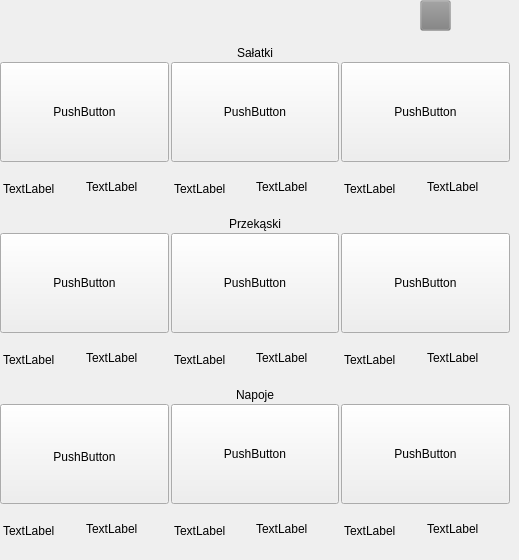
      <widget class="QWidget" name="page_14">
       <widget class="QWidget" name="layoutWidget_3">
        <property name="geometry">
         <rect>
          <x>0</x>
          <y>40</y>
          <width>510</width>
          <height>511</height>
         </rect>
        </property>
        <layout class="QVBoxLayout" name="verticalLayout_75">
         <property name="spacing">
          <number>2</number>
         </property>
         <item alignment="Qt::AlignHCenter">
          <widget class="QLabel" name="label_93">
           <property name="maximumSize">
            <size>
             <width>16777215</width>
             <height>20</height>
            </size>
           </property>
           <property name="styleSheet">
            <string notr="true">	font: 450 11pt &quot;Cascadia Code SemiLight&quot;;
	padding-top: 5px;</string>
           </property>
           <property name="text">
            <string>Sałatki</string>
           </property>
          </widget>
         </item>
         <item>
          <layout class="QHBoxLayout" name="horizontalLayout_46">
           <item>
            <layout class="QVBoxLayout" name="verticalLayout_100">
             <item>
              <widget class="QPushButton" name="product10Btn">
               <property name="minimumSize">
                <size>
                 <width>0</width>
                 <height>100</height>
                </size>
               </property>
               <property name="maximumSize">
                <size>
                 <width>16777215</width>
                 <height>500</height>
                </size>
               </property>
               <property name="text">
                <string>PushButton</string>
               </property>
              </widget>
             </item>
             <item>
              <layout class="QHBoxLayout" name="horizontalLayout_2">
               <item>
                <widget class="QLabel" name="SaladName_1">
                 <property name="maximumSize">
                  <size>
                   <width>16777215</width>
                   <height>15</height>
                  </size>
                 </property>
                 <property name="styleSheet">
                  <string notr="true">	font: 350 9pt &quot;Cascadia Code SemiLight&quot;;
	padding-top: 5px;</string>
                 </property>
                 <property name="text">
                  <string>TextLabel</string>
                 </property>
                </widget>
               </item>
               <item>
                <widget class="QLabel" name="SaladCost_1">
                 <property name="text">
                  <string>TextLabel</string>
                 </property>
                </widget>
               </item>
              </layout>
             </item>
            </layout>
           </item>
           <item>
            <layout class="QVBoxLayout" name="verticalLayout_102">
             <item>
              <widget class="QPushButton" name="product11Btn">
               <property name="minimumSize">
                <size>
                 <width>0</width>
                 <height>100</height>
                </size>
               </property>
               <property name="maximumSize">
                <size>
                 <width>16777215</width>
                 <height>500</height>
                </size>
               </property>
               <property name="text">
                <string>PushButton</string>
               </property>
              </widget>
             </item>
             <item>
              <layout class="QHBoxLayout" name="horizontalLayout_7">
               <item>
                <widget class="QLabel" name="SaladName_2">
                 <property name="maximumSize">
                  <size>
                   <width>16777215</width>
                   <height>15</height>
                  </size>
                 </property>
                 <property name="styleSheet">
                  <string notr="true">	font: 350 9pt &quot;Cascadia Code SemiLight&quot;;
	padding-top: 5px;</string>
                 </property>
                 <property name="text">
                  <string>TextLabel</string>
                 </property>
                </widget>
               </item>
               <item>
                <widget class="QLabel" name="SaladCost_2">
                 <property name="text">
                  <string>TextLabel</string>
                 </property>
                </widget>
               </item>
              </layout>
             </item>
            </layout>
           </item>
           <item>
            <layout class="QVBoxLayout" name="verticalLayout_101">
             <item>
              <widget class="QPushButton" name="product12Btn">
               <property name="minimumSize">
                <size>
                 <width>0</width>
                 <height>100</height>
                </size>
               </property>
               <property name="maximumSize">
                <size>
                 <width>16777215</width>
                 <height>500</height>
                </size>
               </property>
               <property name="text">
                <string>PushButton</string>
               </property>
              </widget>
             </item>
             <item>
              <layout class="QHBoxLayout" name="horizontalLayout_6">
               <item>
                <widget class="QLabel" name="SaladName_3">
                 <property name="maximumSize">
                  <size>
                   <width>16777215</width>
                   <height>15</height>
                  </size>
                 </property>
                 <property name="styleSheet">
                  <string notr="true">	font: 350 9pt &quot;Cascadia Code SemiLight&quot;;
	padding-top: 5px;</string>
                 </property>
                 <property name="text">
                  <string>TextLabel</string>
                 </property>
                </widget>
               </item>
               <item>
                <widget class="QLabel" name="SaladCost_3">
                 <property name="text">
                  <string>TextLabel</string>
                 </property>
                </widget>
               </item>
              </layout>
             </item>
            </layout>
           </item>
          </layout>
         </item>
         <item alignment="Qt::AlignHCenter">
          <widget class="QLabel" name="label_97">
           <property name="maximumSize">
            <size>
             <width>16777215</width>
             <height>20</height>
            </size>
           </property>
           <property name="styleSheet">
            <string notr="true">	font: 450 11pt &quot;Cascadia Code SemiLight&quot;;
	padding-top: 5px;</string>
           </property>
           <property name="text">
            <string>Przekąski</string>
           </property>
          </widget>
         </item>
         <item>
          <layout class="QHBoxLayout" name="horizontalLayout_47">
           <item>
            <layout class="QVBoxLayout" name="verticalLayout_80">
             <item>
              <widget class="QPushButton" name="product13Btn">
               <property name="minimumSize">
                <size>
                 <width>0</width>
                 <height>100</height>
                </size>
               </property>
               <property name="text">
                <string>PushButton</string>
               </property>
              </widget>
             </item>
             <item>
              <layout class="QHBoxLayout" name="horizontalLayout_9">
               <item>
                <widget class="QLabel" name="SnackName_1">
                 <property name="maximumSize">
                  <size>
                   <width>16777215</width>
                   <height>15</height>
                  </size>
                 </property>
                 <property name="styleSheet">
                  <string notr="true">	font: 350 9pt &quot;Cascadia Code SemiLight&quot;;
	padding-top: 5px;</string>
                 </property>
                 <property name="text">
                  <string>TextLabel</string>
                 </property>
                </widget>
               </item>
               <item>
                <widget class="QLabel" name="SnackCost_1">
                 <property name="text">
                  <string>TextLabel</string>
                 </property>
                </widget>
               </item>
              </layout>
             </item>
            </layout>
           </item>
           <item>
            <layout class="QVBoxLayout" name="verticalLayout_81">
             <item>
              <widget class="QPushButton" name="product14Btn">
               <property name="minimumSize">
                <size>
                 <width>0</width>
                 <height>100</height>
                </size>
               </property>
               <property name="text">
                <string>PushButton</string>
               </property>
              </widget>
             </item>
             <item>
              <layout class="QHBoxLayout" name="horizontalLayout_10">
               <item>
                <widget class="QLabel" name="SnackName_2">
                 <property name="maximumSize">
                  <size>
                   <width>16777215</width>
                   <height>15</height>
                  </size>
                 </property>
                 <property name="styleSheet">
                  <string notr="true">	font: 350 9pt &quot;Cascadia Code SemiLight&quot;;
	padding-top: 5px;</string>
                 </property>
                 <property name="text">
                  <string>TextLabel</string>
                 </property>
                </widget>
               </item>
               <item>
                <widget class="QLabel" name="SnackCost_2">
                 <property name="text">
                  <string>TextLabel</string>
                 </property>
                </widget>
               </item>
              </layout>
             </item>
            </layout>
           </item>
           <item>
            <layout class="QVBoxLayout" name="verticalLayout_82">
             <item>
              <widget class="QPushButton" name="product15Btn">
               <property name="minimumSize">
                <size>
                 <width>0</width>
                 <height>100</height>
                </size>
               </property>
               <property name="text">
                <string>PushButton</string>
               </property>
              </widget>
             </item>
             <item>
              <layout class="QHBoxLayout" name="horizontalLayout_11">
               <item>
                <widget class="QLabel" name="SnackName_3">
                 <property name="maximumSize">
                  <size>
                   <width>16777215</width>
                   <height>15</height>
                  </size>
                 </property>
                 <property name="styleSheet">
                  <string notr="true">	font: 350 9pt &quot;Cascadia Code SemiLight&quot;;
	padding-top: 5px;</string>
                 </property>
                 <property name="text">
                  <string>TextLabel</string>
                 </property>
                </widget>
               </item>
               <item>
                <widget class="QLabel" name="SnackCost_3">
                 <property name="text">
                  <string>TextLabel</string>
                 </property>
                </widget>
               </item>
              </layout>
             </item>
            </layout>
           </item>
          </layout>
         </item>
         <item alignment="Qt::AlignHCenter">
          <widget class="QLabel" name="label_101">
           <property name="maximumSize">
            <size>
             <width>16777215</width>
             <height>20</height>
            </size>
           </property>
           <property name="styleSheet">
            <string notr="true">	font: 450 11pt &quot;Cascadia Code SemiLight&quot;;
	padding-top: 5px;</string>
           </property>
           <property name="text">
            <string>Napoje</string>
           </property>
          </widget>
         </item>
         <item>
          <layout class="QHBoxLayout" name="horizontalLayout_48">
           <item>
            <layout class="QVBoxLayout" name="verticalLayout_83">
             <item>
              <widget class="QPushButton" name="product16Btn">
               <property name="minimumSize">
                <size>
                 <width>0</width>
                 <height>100</height>
                </size>
               </property>
               <property name="styleSheet">
                <string notr="true">	font: 350 9pt &quot;Cascadia Code SemiLight&quot;;
	padding-top: 5px;</string>
               </property>
               <property name="text">
                <string>PushButton</string>
               </property>
              </widget>
             </item>
             <item>
              <layout class="QHBoxLayout" name="horizontalLayout_13">
               <item>
                <widget class="QLabel" name="DrinkName_1">
                 <property name="maximumSize">
                  <size>
                   <width>16777215</width>
                   <height>15</height>
                  </size>
                 </property>
                 <property name="styleSheet">
                  <string notr="true">	font: 350 9pt &quot;Cascadia Code SemiLight&quot;;
	padding-top: 5px;</string>
                 </property>
                 <property name="text">
                  <string>TextLabel</string>
                 </property>
                </widget>
               </item>
               <item>
                <widget class="QLabel" name="DrinkCost_1">
                 <property name="text">
                  <string>TextLabel</string>
                 </property>
                </widget>
               </item>
              </layout>
             </item>
            </layout>
           </item>
           <item>
            <layout class="QVBoxLayout" name="verticalLayout_84">
             <item>
              <widget class="QPushButton" name="product17Btn">
               <property name="minimumSize">
                <size>
                 <width>0</width>
                 <height>100</height>
                </size>
               </property>
               <property name="text">
                <string>PushButton</string>
               </property>
              </widget>
             </item>
             <item>
              <layout class="QHBoxLayout" name="horizontalLayout_14">
               <item>
                <widget class="QLabel" name="DrinkName_2">
                 <property name="maximumSize">
                  <size>
                   <width>16777215</width>
                   <height>15</height>
                  </size>
                 </property>
                 <property name="styleSheet">
                  <string notr="true">	font: 350 9pt &quot;Cascadia Code SemiLight&quot;;
	padding-top: 5px;</string>
                 </property>
                 <property name="text">
                  <string>TextLabel</string>
                 </property>
                </widget>
               </item>
               <item>
                <widget class="QLabel" name="DrinkCost_2">
                 <property name="text">
                  <string>TextLabel</string>
                 </property>
                </widget>
               </item>
              </layout>
             </item>
            </layout>
           </item>
           <item>
            <layout class="QVBoxLayout" name="verticalLayout_85">
             <item>
              <widget class="QPushButton" name="product18Btn">
               <property name="minimumSize">
                <size>
                 <width>0</width>
                 <height>100</height>
                </size>
               </property>
               <property name="text">
                <string>PushButton</string>
               </property>
              </widget>
             </item>
             <item>
              <layout class="QHBoxLayout" name="horizontalLayout_15">
               <item>
                <widget class="QLabel" name="DrinkName_3">
                 <property name="maximumSize">
                  <size>
                   <width>16777215</width>
                   <height>15</height>
                  </size>
                 </property>
                 <property name="styleSheet">
                  <string notr="true">	font: 350 9pt &quot;Cascadia Code SemiLight&quot;;
	padding-top: 5px;</string>
                 </property>
                 <property name="text">
                  <string>TextLabel</string>
                 </property>
                </widget>
               </item>
               <item>
                <widget class="QLabel" name="DrinkCost_3">
                 <property name="text">
                  <string>TextLabel</string>
                 </property>
                </widget>
               </item>
              </layout>
             </item>
            </layout>
           </item>
          </layout>
         </item>
        </layout>
       </widget>
       <widget class="QPushButton" name="btnExit7">
        <property name="geometry">
         <rect>
          <x>420</x>
          <y>0</y>
          <width>31</width>
          <height>31</height>
         </rect>
        </property>
        <property name="styleSheet">
         <string notr="true">QPushButton{
border-image: url(:/img/img/startClickIcon2.svg);
color: white;
background-color: rgb(128,128,128,0.2);
}
QPushButton:hover{
border-image: url(:/img/img/ExitBtnWhite.svg);
}
</string>
        </property>
        <property name="text">
         <string/>
        </property>
       </widget>
      </widget>
